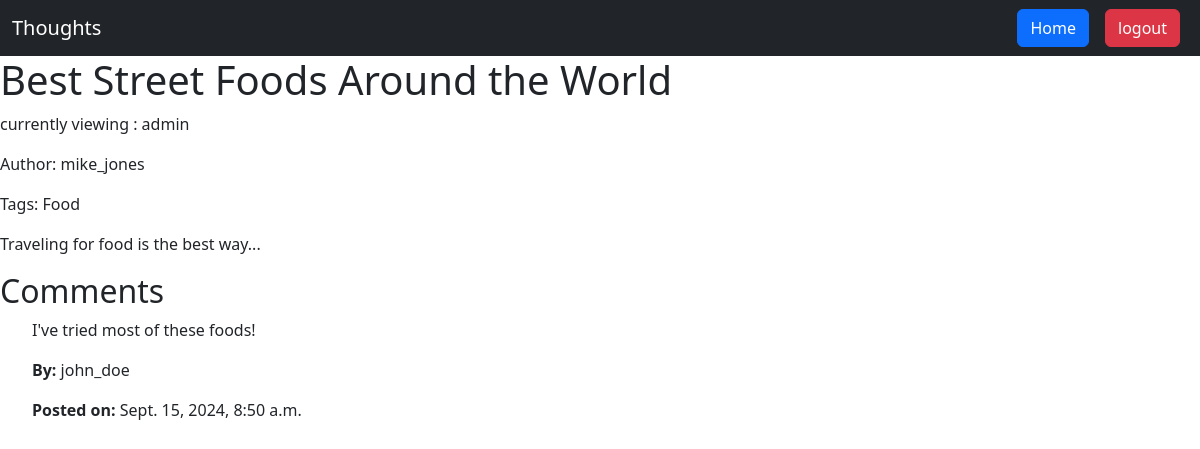
Screenshot of /article/detail/3 (signed in) with the database file from the repository.
### article/models.py (models this page shows, shortened)
class Article(models.Model):
    title = models.CharField(max_length=200, blank=False)
    content = models.TextField(blank=False)
    author = models.ForeignKey(User, on_delete=models.CASCADE)
    tags = models.ManyToManyField(
        Tag, related_name="articles", blank=True)
    created_at = models.DateTimeField(auto_now_add=True)

### tag/models.py (models this page shows, shortened)
class Tag(models.Model):
    name = models.CharField(max_length=50, unique=True)

### comment/models.py (models this page shows, shortened)
class Comment(models.Model):
    article = models.ForeignKey(Article, on_delete=models.CASCADE)
    comment = models.TextField()
    user = models.ForeignKey(User, on_delete=models.CASCADE)
    date = models.DateTimeField(auto_now_add=True)
    likes = models.IntegerField(default=0)
    dislikes = models.IntegerField(default=0)

### article/views.py (the view)
@login_required
def detail_article(request, id):
    article = get_object_or_404(Article, pk=id)
    return render(request, 'article/detail.html', {"article": article, "article_comments": Comment.objects.filter(article=id)})

### learn_django/templates/article/detail.html (shortened to what this page needs)
{% extends 'base.html' %}
{% block content %}
<h1>{{ article.title }}</h1>
<p>currently viewing : {{user}}</p>
<p>Author: {{ article.author.username }}</p>
<p>Tags: {% for tag in article.tags.all %} {{ tag.name }} {% if not forloop.last %}, {% endif %} {% endfor %}</p>
<p>{{ article.content }}</p>
{% include "comment/list.html" with comments=article_comments %}
{%endblock%}

### learn_django/templates/comment/list.html
<h2>Comments</h2>
{% if comments %}
    <ul>
        {% for comment in comments %}
            <div>
                <p>{{ comment.comment }}</p>
                <p><strong>By:</strong> {{ comment.user.username }}</p>
                <p><strong>Posted on:</strong> {{ comment.date }}</p>
            </div>
        {% endfor %}
    </ul>
{% else %}
    <p>No comments yet. Be the first to comment!</p>
{% endif %}

### rows the page displays
Article: title "Best Street Foods Around the World", author.username "mike_jones", content "Traveling for food is the best way..."
Tag: name "Food"
Comment: comment "I've tried most of these foods!", user.username "john_doe", date "Sept. 15, 2024, 8:50 a.m."

### other values shown
{{ user }} "admin"
